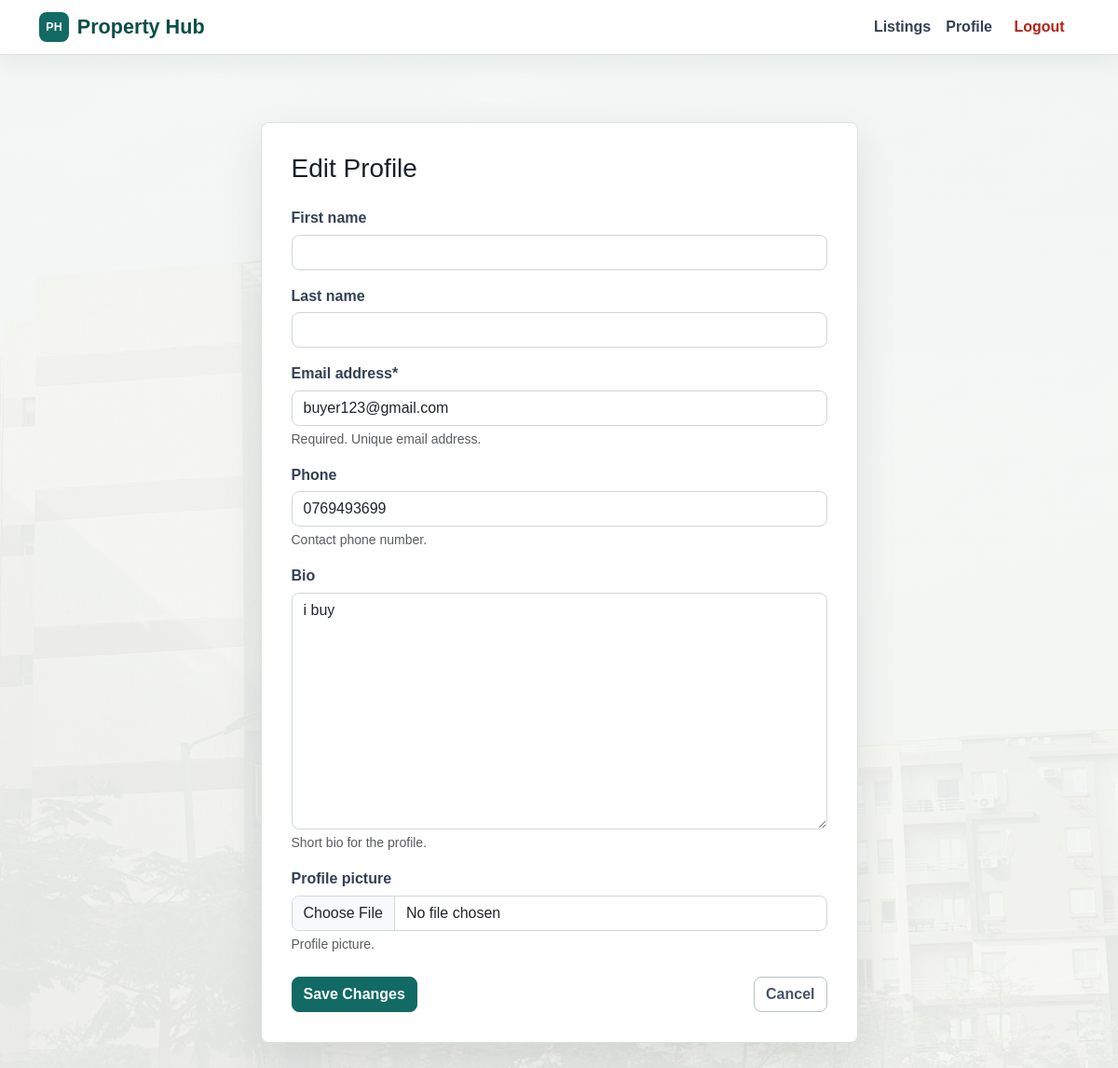
Screenshot of /accounts/edit/ (signed in) with the database file from the repository.
### accounts/models.py (models this page shows, shortened)
class User(AbstractUser):
    class Roles(models.TextChoices):
        ADMIN = 'admin', _('Admin')
        BUYER = 'buyer', _('Buyer')
        SELLER = 'seller', _('Seller')
    email = models.EmailField(
        _('email address'),
        unique=True,
        help_text=_('Required. Unique email address.')
    )
    phone = models.CharField(
        max_length=15,
        blank=True,
        help_text=_('Contact phone number.')
    )
    bio = models.TextField(
        blank=True,
        help_text=_('Short bio for the profile.')
    )
    profile_picture = models.ImageField(
        upload_to='profiles/',
        blank=True,
        null=True,
        help_text=_('Profile picture.')
    )
    role = models.CharField(
        max_length=10,
        choices=Roles.choices,
        default=Roles.BUYER,
        help_text=_('Role of the user.')
    )
    seller_approved = models.BooleanField(
        default=False,
        help_text=_('Designates whether this seller can publish listings.')
    )
    USERNAME_FIELD = 'email'
    REQUIRED_FIELDS = ['username', 'first_name', 'last_name']
    @property
    def is_seller(self):
        return self.role == self.Roles.SELLER
    @property
    def is_admin(self):
        return self.role == self.Roles.ADMIN or self.is_superuser

### accounts/views.py (the view)
# urls.py: path("edit/", views.edit_profile, name="profile_edit"),
@login_required
def edit_profile(request):
    if request.method == "POST":
        form = UserUpdateForm(request.POST, request.FILES, instance=request.user)
        if form.is_valid():
            form.save()
            messages.success(request, "Your profile has been updated.")
            return redirect("profile")
    else:
        form = UserUpdateForm(instance=request.user)
    return render(request, "accounts/edit_profile.html", {"form": form})

### accounts/forms.py
class UserUpdateForm(forms.ModelForm):
    class Meta:
        model = User
        fields = (
            'first_name',
            'last_name',
            'email',
            'phone',
            'bio',
            'profile_picture',
        )

### templates/accounts/edit_profile.html (shortened to what this page needs)
{% extends "base.html" %}
{% load crispy_forms_tags %}
{% block content %}
<div class="py-5">
  <div class="row justify-content-center">
    <div class="col-lg-7">
      <div class="app-card form-card">
        <h1 class="h3 mb-4">Edit Profile</h1>
        <form method="post" enctype="multipart/form-data">
          {{ form|crispy }}
          <div class="d-flex justify-content-between mt-4">
            <button type="submit" class="btn btn-primary">Save Changes</button>
            <a href="{% url 'profile' %}" class="btn btn-outline-secondary">Cancel</a>
          </div>
        </form>
      </div>
    </div>
  </div>
</div>
{% endblock %}

### static/css/style.css (style rules this page uses)
:root { --ph-ink: #17212b; --ph-muted: #667085; --ph-soft: #f4f7f5; --ph-surface: #ffffff; --ph-border: #d9e2dc; --ph-primary: #116a63; --ph-primary-dark: #0b4e49; --ph-accent: #b65d2a; --ph-danger: #b42318; --ph-shadow: 0 18px 45px rgba(23, 33, 43, 0.1); }
* { box-sizing: border-box; }
body { min-height: 100vh; color: var(--ph-ink); font-family: Arial, Helvetica, sans-serif; background: linear-gradient(180deg, rgba(244, 247, 245, 0.96), rgba(247, 249, 247, 0.92)), url("../images/pexels-mahmoud-zakariya-2154822140-34975232 (2).jpg") center top / cover fixed; }
a { color: var(--ph-primary); }
.btn { border-radius: 8px; font-weight: 700; letter-spacing: 0; transition: background-color .18s ease, border-color .18s ease, color .18s ease, box-shadow .18s ease, transform .18s ease; }
.btn-primary { background: var(--ph-primary); border-color: var(--ph-primary); }
.btn-outline-secondary { color: #475467; border-color: #b8c3bd; }
.app-card, .property-card { background: var(--ph-surface); border: 1px solid var(--ph-border); border-radius: 8px; box-shadow: var(--ph-shadow); }
.app-card { padding: 2rem; }
.form-card label, .card.app-card label { margin-bottom: .35rem; color: #344054; font-weight: 700; }
.form-control, .form-select { border-color: #cfd8d3; border-radius: 8px; }

### rows the page displays
User: email "buyer123@gmail.com", phone "0769493699", bio "i buy"
